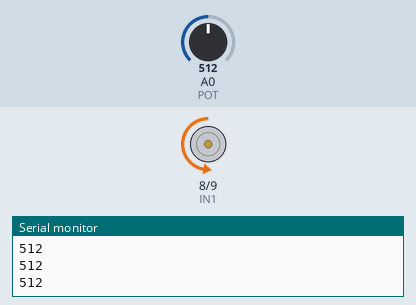
Simulated run of this sketch. Board: Arduino Uno, built with avr-gcc and run on an emulated ATmega328P. On the bench: motor-driver pin pairs drawn as motors (green arrow = first pin HIGH = forward, orange = second pin HIGH = backward, longer = more drive, scaled by the enable pin), the last lines printed to the serial monitor. The inputs (shaded band) are chosen by the test bench; at power-on: A0 (POT) = 512.

Above: at 1.2 s.
1.3 s: A0 (POT) set to 716
At 1.7 s:
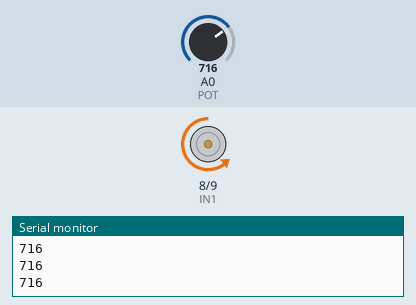
2.9 s: A0 (POT) set to 900
At 4.2 s:
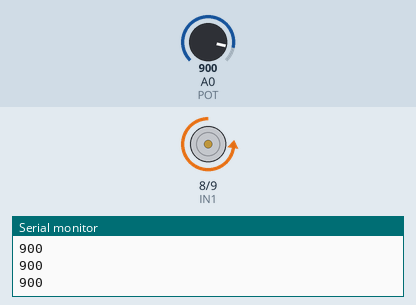
4.5 s: A0 (POT) set to 122
At 5.8 s:
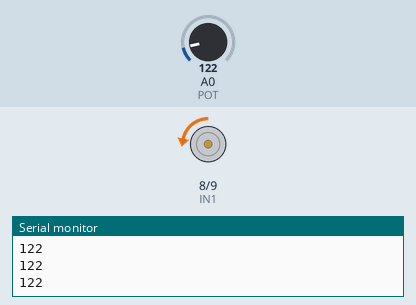
6.1 s: A0 (POT) set to 0
At 7.2 s:
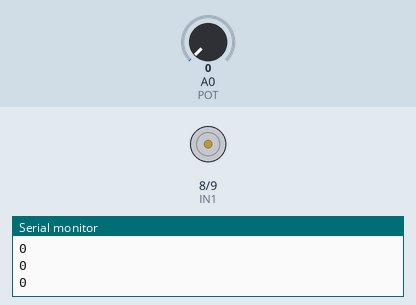
Timing chart, 0 to 8.7 s (numbered marks = the images above; inputs shaded):
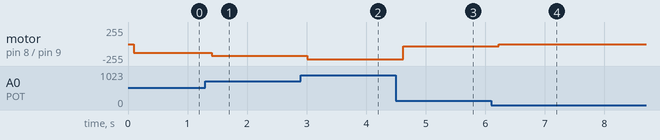

The sketch:

Motor_And_POT.ino
```cpp
// Motors speed control from serial monitor
// Set ending char to No Line Ending!!

#define IN1 8 // motor pin 1
#define IN2 9 // motor pin 2
#define EN 10 // enabel pin (PWM)
#define POT A0 // potentiometer pin

void setup() {
  Serial.begin(9600);

  // set output motor pins
  pinMode(IN1, OUTPUT);
  pinMode(IN2, OUTPUT);
}

int speed = 0; // speed of motor value

void loop() {
  //      0 - 1023 / 4 ==> 0 - 255
  speed = analogRead(POT) / 4; // get speed from potentiometer
  Serial.println(analogRead(POT));
  delay(100);

  digitalWrite(IN1, 0);
  digitalWrite(IN2, 1);
  analogWrite(EN, speed); // set speed
}
```

Measured:
- after the input at 1.3 s, motor on pin 8 (IN1) / pin 9 (IN2): backward 128/255 → backward 179/255 after 0.11 s
- after the input at 2.9 s, motor on pin 8 (IN1) / pin 9 (IN2): backward 179/255 → backward 225/255 after 0.11 s
- after the input at 4.5 s, motor on pin 8 (IN1) / pin 9 (IN2): backward 225/255 → backward 30/255 after 0.12 s
- after the input at 6.1 s, motor on pin 8 (IN1) / pin 9 (IN2): backward 30/255 → stopped after 0.13 s
